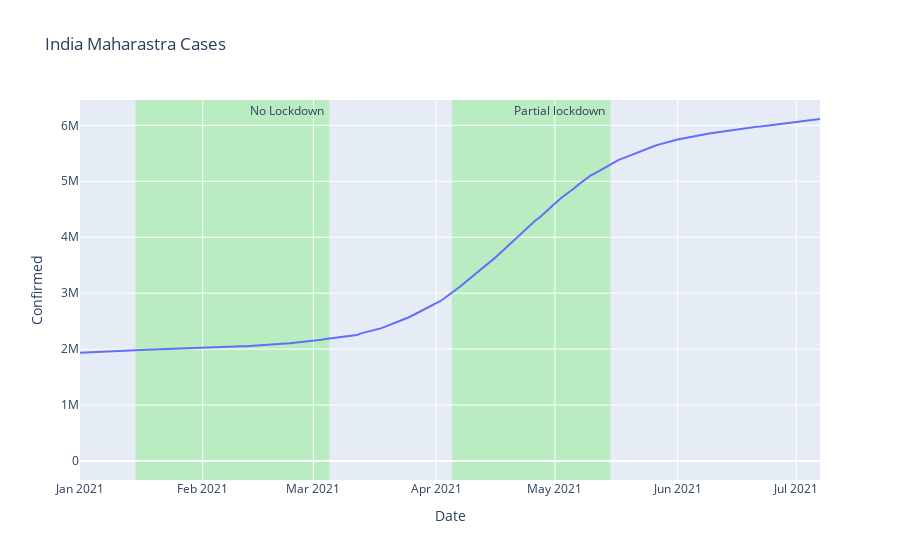

Notebook source saved alongside this figure:
### Code cell
fig = px.line(df_MR, x='Date', y='Confirmed', range_x=['2021-01-01','2021-07-07'], title="India Maharastra Cases")
fig.add_vrect(
    x0="2021-01-15", x1="2021-03-05",annotation_text="No Lockdown ",
    fillcolor="LightGreen", opacity=0.5,
    layer="below", line_width=0,
)
fig.add_vrect(
    x0="2021-04-05",x1="2021-05-15",annotation_text="Partial lockdown ",
    fillcolor="LightGreen", opacity=0.5,
    layer="below", line_width=0,
)

fig.show()

### Figure 1 — Plotly figure (JSON) as saved in the notebook; plotly's stock layout.template omitted (floating-point values rounded to 4 significant figures; data arrays with more than 128 entries replaced by an {"elided": "..."} marker saying what was removed)
{"data": [{"hovertemplate": "Date=%{x}<br>Confirmed=%{y}<extra></extra>", "legendgroup": "", "line": {"color": "#636efa", "dash": "solid"}, "mode": "lines", "name": "", "orientation": "v", "showlegend": false, "type": "scatter", "x": {"elided": "486 str values"}, "xaxis": "x", "y": {"elided": "486 int values"}, "yaxis": "y"}], "layout": {"annotations": [{"showarrow": false, "text": "No Lockdown ", "x": "2021-03-05", "xanchor": "right", "xref": "x", "y": 1, "yanchor": "top", "yref": "y domain"}, {"showarrow": false, "text": "Partial lockdown ", "x": "2021-05-15", "xanchor": "right", "xref": "x", "y": 1, "yanchor": "top", "yref": "y domain"}], "legend": {"tracegroupgap": 0}, "shapes": [{"fillcolor": "LightGreen", "layer": "below", "line": {"width": 0}, "opacity": 0.5, "type": "rect", "x0": "2021-01-15", "x1": "2021-03-05", "xref": "x", "y0": 0, "y1": 1, "yref": "y domain"}, {"fillcolor": "LightGreen", "layer": "below", "line": {"width": 0}, "opacity": 0.5, "type": "rect", "x0": "2021-04-05", "x1": "2021-05-15", "xref": "x", "y0": 0, "y1": 1, "yref": "y domain"}], "title": {"text": "India Maharastra Cases"}, "xaxis": {"anchor": "y", "domain": [0, 1], "range": ["2021-01-01", "2021-07-07"], "title": {"text": "Date"}}, "yaxis": {"anchor": "x", "domain": [0, 1], "title": {"text": "Confirmed"}}}}
